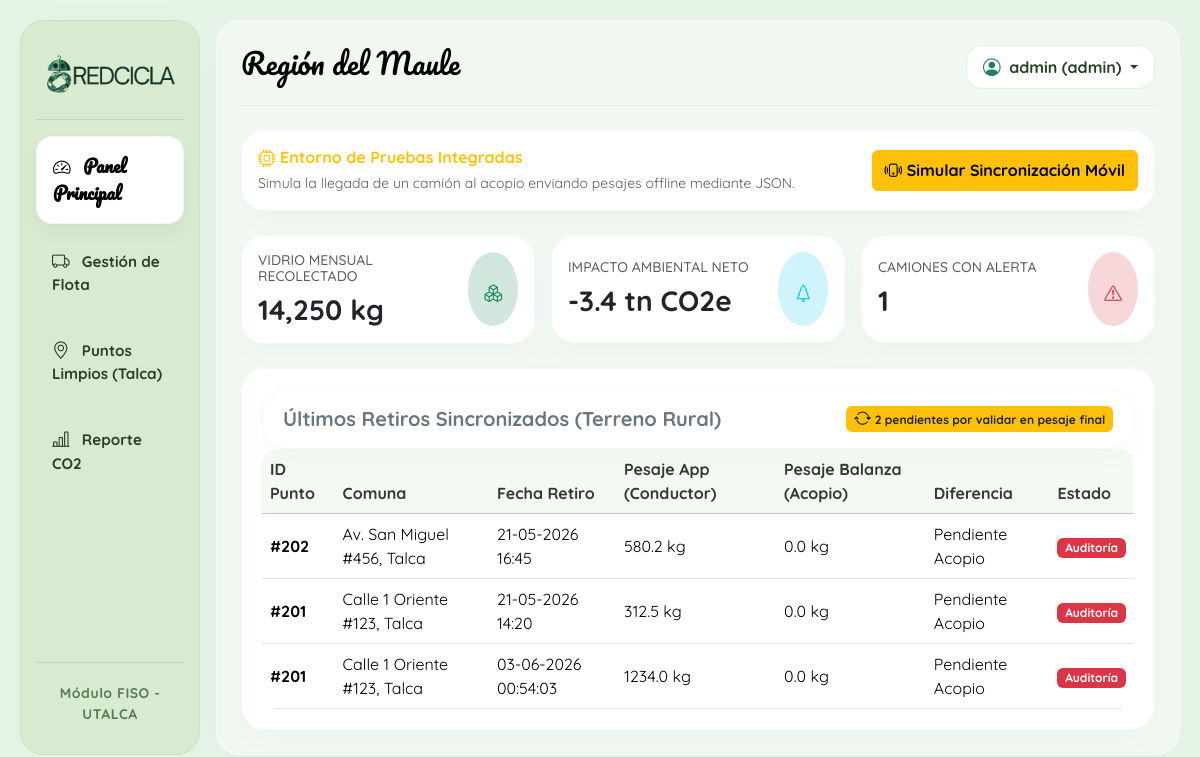
The page / (signed in) on the database as committed earlier.
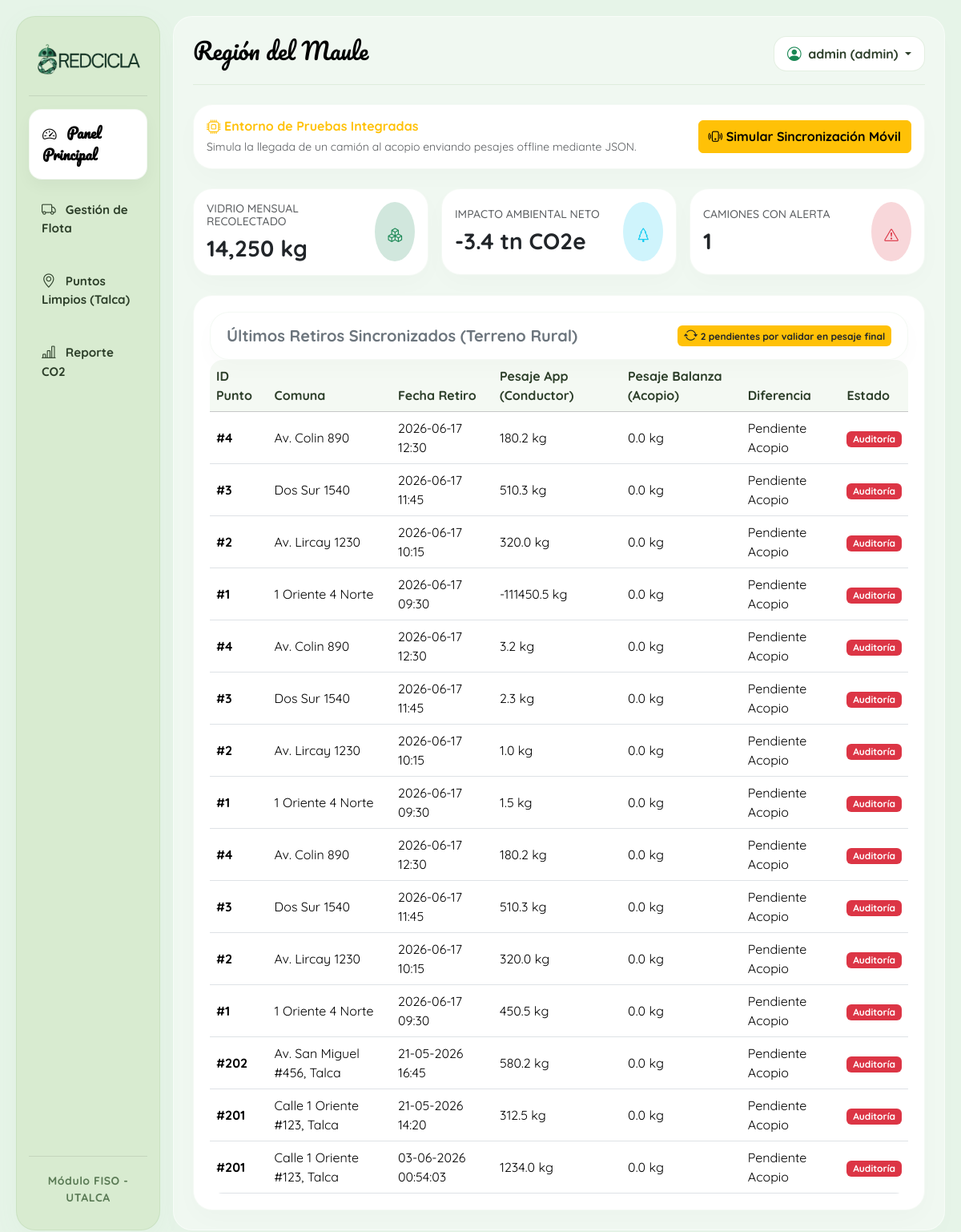
The same page on the database as committed later.
### tables this page shows
CREATE TABLE registros_retiro (
            id INTEGER PRIMARY KEY AUTOINCREMENT, ruta_activa_id INTEGER, punto_id INTEGER,
            fecha_hora TEXT NOT NULL, cantidad_retirada REAL, ruta_img_antes TEXT, ruta_img_despues TEXT,
            estado TEXT DEFAULT 'Pendiente',
            FOREIGN KEY(ruta_activa_id) REFERENCES rutas_activas(id), FOREIGN KEY(punto_id) REFERENCES puntos_reciclaje(id)
        );

CREATE TABLE puntos_reciclaje (
            id INTEGER PRIMARY KEY AUTOINCREMENT, ruta_id INTEGER, zona_id INTEGER, direccion TEXT,
            latitud REAL, longitud REAL, capacidad REAL DEFAULT 0.0, intervalo_recoleccion INTEGER, fecha_ultima_recoleccion TEXT, estado INTEGER,
            FOREIGN KEY(ruta_id) REFERENCES rutas(id), FOREIGN KEY(zona_id) REFERENCES zonas(id)
        );

### main.py (the view)
@app.route('/')
def dashboard():
    if 'usuario_nombre' not in session:
        return redirect(url_for('login'))
    try:
        conexion = sqlite3.connect(DB_PATH)
        cursor = conexion.cursor()
        cursor.execute('''
            SELECT r.punto_id, p.direccion, r.fecha_hora, r.cantidad_retirada, 0.0, r.estado
            FROM registros_retiro r
            JOIN puntos_reciclaje p ON r.punto_id = p.id
            ORDER BY r.id DESC
        ''')
        retiros_db = cursor.fetchall()
    except Exception as e:
        retiros_db = []
    finally:
        if 'conexion' in locals():
            conexion.close()
    return render_template('dashboard.html', retiros=retiros_db, nombre=session.get('usuario_nombre'), rol=session.get('usuario_rol'))

### templates/dashboard.html (shortened to what this page needs)
{% extends 'base.html' %}
{% block content %}
<div class="mb-4 p-3 bg-white rounded shadow-sm d-flex justify-content-between align-items-center border border-warning">
    <div>
        <h6 class="mb-1 text-warning fw-bold"><i class="bi bi-cpu"></i> Entorno de Pruebas Integradas</h6>
        <p class="mb-0 text-muted small">Simula la llegada de un camión al acopio enviando pesajes offline mediante JSON.</p>
    </div>
    <button onclick="simularEnvioCelular()" class="btn btn-warning fw-bold">
        <i class="bi bi-phone-vibrate"></i> Simular Sincronización Móvil
    </button>
</div>
<div class="row g-3 mb-4">
    <div class="col-md-4">
        <div class="card border-0 shadow-sm p-3 border-start border-4 border-success">
            <div class="d-flex justify-content-between align-items-center">
                <div>
                    <h6 class="text-muted text-uppercase small">Vidrio Mensual Recolectado</h6>
                    <h3 class="fw-bold text-dark mb-0">14,250 kg</h3>
                </div>
                <div class="bg-success-subtle p-3 rounded-circle text-success fs-3">
                    <i class="bi bi-boxes"></i>
                </div>
            </div>
        </div>
    </div>
    <div class="col-md-4">
        <div class="card border-0 shadow-sm p-3 border-start border-4 border-info">
            <div class="d-flex justify-content-between align-items-center">
                <div>
                    <h6 class="text-muted text-uppercase small">Impacto Ambiental Neto</h6>
                    <h3 class="fw-bold text-dark mb-0">-3.4 tn CO2e</h3>
                </div>
                <div class="bg-info-subtle p-3 rounded-circle text-info fs-3">
                    <i class="bi bi-tree"></i>
                </div>
            </div>
        </div>
    </div>
    <div class="col-md-4">
        <div class="card border-0 shadow-sm p-3 border-start border-4 border-danger">
            <div class="d-flex justify-content-between align-items-center">
                <div>
                    <h6 class="text-muted text-uppercase small">Camiones con Alerta</h6>
                    <h3 class="fw-bold text-dark mb-0">1</h3>
                </div>
                <div class="bg-danger-subtle p-3 rounded-circle text-danger fs-3">
                    <i class="bi bi-exclamation-triangle"></i>
                </div>
            </div>
        </div>
    </div>
</div>
<div class="card border-0 shadow-sm">
    <div class="card-header bg-white py-3 d-flex justify-content-between align-items-center">
        <h5 class="mb-0 text-secondary fw-bold">Últimos Retiros Sincronizados (Terreno Rural)</h5>
        <span class="badge bg-warning text-dark"><i class="bi bi-arrow-repeat"></i> 2 pendientes por validar en pesaje final</span>
    </div>
    <div class="table-responsive">
        <table class="table table-hover align-middle mb-0">
            <thead class="table-light">
                <tr>
                    <th>ID Punto</th>
                    <th>Comuna</th>
                    <th>Fecha Retiro</th>
                    <th>Pesaje App (Conductor)</th>
                    <th>Pesaje Balanza (Acopio)</th>
                    <th>Diferencia</th>
                    <th>Estado</th>
                </tr>
            </thead>
            <tbody>
                {% for r in retiros %}
                <tr>
                    <td><span class="fw-bold">#{{ r[0] }}</span></td>
                    <td>{{ r[1] }}</td>
                    <td>{{ r[2] }}</td>
                    <td>{{ r[3] }} kg</td>
                    <td>{{ r[4] }} kg</td>
                    <td>
                        {% if r[4] == 0 %}
                            Pendiente Acopio
                        {% else %}
                            {{ r[3] | float | round(2) }} kg
                        {% endif %}
                    </td>
                    <td>
                        {% if r[5] == 'Validado' %}
                            <span class="badge bg-success">Validado</span>
                        {% else %}
                            <span class="badge bg-danger">Auditoría</span>
                        {% endif %}
                    </td>
                </tr>
                {% endfor %}
            </tbody>
        </table>
    </div>
</div>
{% endblock %}

### templates/base.html (shortened to what this page needs)
<!DOCTYPE html>
<html lang="es">
<head>
    <link href="https://cdn.jsdelivr.net/npm/bootstrap@5.3.2/dist/css/bootstrap.min.css" rel="stylesheet">
    <link rel="stylesheet" href="https://cdn.jsdelivr.net/npm/bootstrap-icons@1.11.1/font/bootstrap-icons.css">
</head>
<body>
    <div class="container-fluid main-wrapper">
        <div class="row g-3">
            <div class="col-md-3 col-lg-2">
                <div class="sidebar d-flex flex-column h-100">
                    <div class="text-center my-2">
                        <img src="{{ url_for('static', filename='images/LOGO_TEXTO_BESIDE.png') }}"
                             alt="Logo RedCicla"
                             class="img-fluid px-2"
                             style="max-height: 52px; object-fit: contain;">
                    </div>
                    <hr style="opacity: 0.1; background-color: var(--color-primary-green);">
                    <ul class="nav nav-pills flex-column mb-auto gap-2">
                        <li>
                            <a href="/" class="nav-link p-3 {% if request.path == '/' %}nav-active{% endif %}">
                                <i class="bi bi-speedometer2 me-2"></i> Panel Principal
                            </a>
                        </li>
                        <li>
                            <a href="/flota" class="nav-link p-3 {% if request.path == '/flota' %}nav-active{% endif %}">
                                <i class="bi bi-truck me-2"></i> Gestión de Flota
                            </a>
                        </li>
                        <li>
                            <a href="/puntos" class="nav-link p-3 {% if request.path == '/puntos' %}nav-active{% endif %}">
                                <i class="bi bi-geo-alt me-2"></i> Puntos Limpios (Talca)
                            </a>
                        </li>
                        <li>
                            <a href="/reporte-co2" class="nav-link p-3 {% if request.path == '/reporte-co2' %}nav-active{% endif %}">
                                <i class="bi bi-bar-chart-line me-2"></i> Reporte CO2
                            </a>
                        </li>
                    </ul>
                    <hr style="opacity: 0.1; background-color: var(--color-primary-green);">
                    <div class="small text-center brand-footer py-1">Módulo FISO - UTALCA</div>
                </div>
            </div>
            <div class="col-md-9 col-lg-10">
                <div class="h-100 p-4" style="background-color: rgba(255, 255, 255, 0.4); border-radius: var(--ios-bubble-radius); border: 1px solid rgba(255,255,255,0.5); box-shadow: 0 15px 35px rgba(0,0,0,0.01);">
                    <div class="d-flex justify-content-between align-items-center mb-4 pb-3 border-bottom" style="border-color: rgba(121, 174, 111, 0.15) !important;">
                        <h2 class="section-title">Región del Maule</h2>
                        <div class="dropdown">
                            <button class="btn btn-profile dropdown-toggle fw-bold px-3 py-2" type="button" data-bs-toggle="dropdown">
                                <i class="bi bi-person-circle me-1 text-success"></i> {{ session.get('usuario_nombre') }} ({{ session.get('usuario_rol') }})
                            </button>
                        </div>
                    </div>
                    {% block content %}
                    {% endblock %}
                </div>
            </div>
        </div>
    </div>
</body>
</html>

### templates/base.html (style rules this page uses)
:root { --color-bg-light: #e6f4e8; --color-sidebar-combine: #d8ebd0; --color-primary-green: #79AE6F; --color-bubble-bg: #ffffff; --color-dark: #000000; --color-red: #b21c19; --ios-bubble-radius: 24px; --ios-pill-radius: 16px; }
body { font-family: 'Quicksand', sans-serif; background-color: var(--color-bg-light); min-height: 100vh; color: #1c1c1e; overflow-x: hidden; }
.main-wrapper { padding: 20px; min-height: 100vh; }
.sidebar { background-color: var(--color-sidebar-combine) !important; border-radius: var(--ios-bubble-radius); box-shadow: 0 8px 32px rgba(121, 174, 111, 0.05); border: 1px solid rgba(121, 174, 111, 0.15); padding: 25px 15px; }
.sidebar a { color: #2c3e29; text-decoration: none; font-weight: 700; font-size: 0.95rem; border-radius: var(--ios-pill-radius) !important; transition: all 0.25s cubic-bezier(0.4, 0, 0.2, 1); }
.nav-active { background-color: var(--color-bubble-bg) !important; color: var(--color-dark) !important; font-family: 'Pacifico', cursive; font-size: 1.1rem !important; box-shadow: 0 8px 20px rgba(0, 0, 0, 0.04); border: 1px solid rgba(121, 174, 111, 0.1); }
.brand-footer { font-weight: 700; color: #5a7a55; letter-spacing: 0.5px; }
.section-title { font-family: 'Pacifico', cursive; color: var(--color-dark); font-size: 1.8rem; }
.btn-profile { border: 1px solid rgba(121, 174, 111, 0.2) !important; color: #2c3e29 !important; background-color: var(--color-bubble-bg); border-radius: var(--ios-pill-radius); font-weight: 600; transition: all 0.2s ease; }
.card, .bg-white { background-color: var(--color-bubble-bg) !important; border-radius: var(--ios-bubble-radius) !important; border: 1px solid rgba(121, 174, 111, 0.08) !important; box-shadow: 0 10px 30px rgba(0, 0, 0, 0.02) !important; padding: 20px; animation: fadeInUp 0.4s cubic-bezier(0.16, 1, 0.3, 1) both; }
.bi { font-size: 1.1rem; vertical-align: -1px; }
.table-responsive { border-radius: var(--ios-pill-radius); overflow: hidden; }
.table { margin-bottom: 0; --bs-table-bg: var(--color-bubble-bg) !important; }
.table-light { --bs-table-bg: #f4f9f3 !important; --bs-table-color: #2c3e29 !important; }

Rows that differ between the two databases and show on the page:
added registros_retiro: punto "4", direccion "Av. Colin 890", fecha_hora "2026-06-17 12:30", cantidad_retirada "180.2", r "0.0", estado "Auditoría"
added registros_retiro: punto "3", direccion "Dos Sur 1540", fecha_hora "2026-06-17 11:45", cantidad_retirada "510.3", r "0.0", estado "Auditoría"
added registros_retiro: punto "2", direccion "Av. Lircay 1230", fecha_hora "2026-06-17 10:15", cantidad_retirada "320.0", r "0.0", estado "Auditoría"
added registros_retiro: punto "1", direccion "1 Oriente 4 Norte", fecha_hora "2026-06-17 09:30", cantidad_retirada "-111450.5", r "0.0", estado "Auditoría"
added registros_retiro: punto "4", direccion "Av. Colin 890", fecha_hora "2026-06-17 12:30", cantidad_retirada "3.2", r "0.0", estado "Auditoría"
added registros_retiro: punto "3", direccion "Dos Sur 1540", fecha_hora "2026-06-17 11:45", cantidad_retirada "2.3", r "0.0", estado "Auditoría"
added registros_retiro: punto "2", direccion "Av. Lircay 1230", fecha_hora "2026-06-17 10:15", cantidad_retirada "1.0", r "0.0", estado "Auditoría"
added registros_retiro: punto "1", direccion "1 Oriente 4 Norte", fecha_hora "2026-06-17 09:30", cantidad_retirada "1.5", r "0.0", estado "Auditoría"
added registros_retiro: punto "4", direccion "Av. Colin 890", fecha_hora "2026-06-17 12:30", cantidad_retirada "180.2", r "0.0", estado "Auditoría"
added registros_retiro: punto "3", direccion "Dos Sur 1540", fecha_hora "2026-06-17 11:45", cantidad_retirada "510.3", r "0.0", estado "Auditoría"
added registros_retiro: punto "2", direccion "Av. Lircay 1230", fecha_hora "2026-06-17 10:15", cantidad_retirada "320.0", r "0.0", estado "Auditoría"
added registros_retiro: punto "1", direccion "1 Oriente 4 Norte", fecha_hora "2026-06-17 09:30", cantidad_retirada "450.5", r "0.0", estado "Auditoría"
